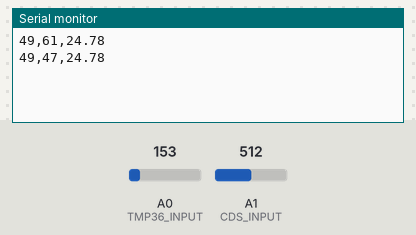
The sketch below on a simulated Arduino Uno, built with avr-gcc and run on an emulated ATmega328P. Shown: the last lines printed to the serial monitor. Inputs (shaded band) come from the test bench; at power-on: A0 (TMP36_INPUT) = 153, A1 (CDS_INPUT) = 512. Random numbers use the default seed unless the sketch sets one.

Above: at 1.2 s.
1.3 s: A0 (TMP36_INPUT) set to 165
At 2.6 s:
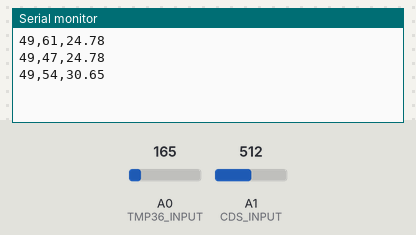
2.8 s: A1 (CDS_INPUT) set to 716
At 3.8 s:
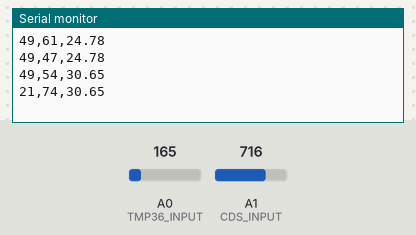
4.3 s: A0 (TMP36_INPUT) set to 175
At 5.4 s:
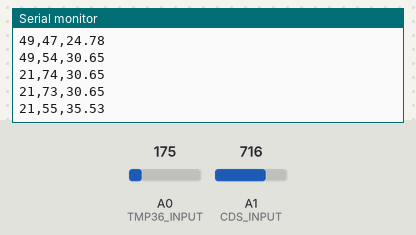
5.8 s: A1 (CDS_INPUT) set to 900
At 6.8 s:
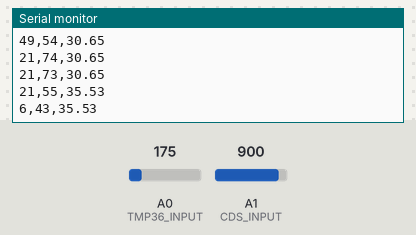
Timing chart, 0 to 8.3 s (numbered marks = the images above; inputs shaded):
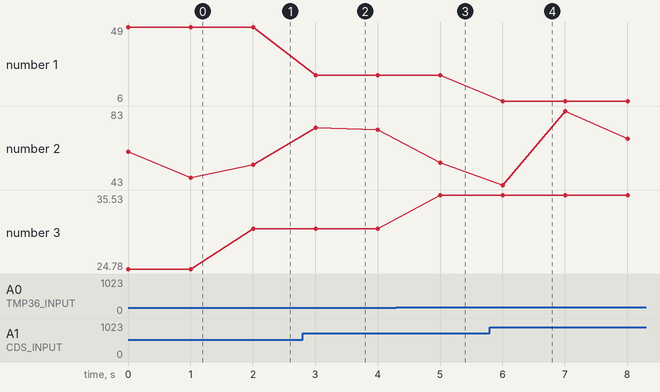

Measured:
- after the input at 1.3 s, the serial monitor: prints a new line after 0.70 s (image 1)
- after the input at 2.8 s, the serial monitor: prints a new line after 0.20 s (image 2)
- after the input at 4.3 s, the serial monitor: prints a new line after 0.71 s (image 3)
- after the input at 5.8 s, the serial monitor: prints a new line after 0.21 s (image 4)
- plotted number 1: 49 → 21 after the input at 2.8 s, 21 → 6 after the input at 5.8 s
- plotted number 3: 24.78 → 30.65 after the input at 1.3 s, 30.65 → 35.53 after the input at 4.3 s

The sketch:

cds_tmp36_humi.ino
```cpp
#define TMP36_INPUT 0  // A0
#define CDS_INPUT 1    // A1
#define HUMIDITY_PIN A2 // Use an available analog pin for simulating humidity

void setup() {
  Serial.begin(9600);
  randomSeed(analogRead(0)); // Initialize the random number generator
}

void loop() {
  // Temperature from TMP36
  int temp_value = analogRead(TMP36_INPUT);
  float voltage = temp_value * 5.0 * 1000;  // in mV
  voltage /= 1023.0;
  float tempC = (voltage - 500) / 10 ;  // in C

  // Lux from CdS (LDR)
  int cds_value = analogRead(CDS_INPUT);
  int lux = int(luminosity(cds_value));  // in lux

  // Simulate humidity as a random value between 0 and 100
  int humidity = random(40, 90);

  // Serial output -->  조도, 습도, 온도
  Serial.print(lux);
  Serial.print(",");
  Serial.print(humidity);
  Serial.print(",");
  Serial.println(tempC);
  delay(1000);
}

double luminosity(int RawADC0) {
  double Vout = RawADC0 * 5.0 / 1023;
  double lux = (2500 / Vout - 500) / 10;
  return lux;
}
```
